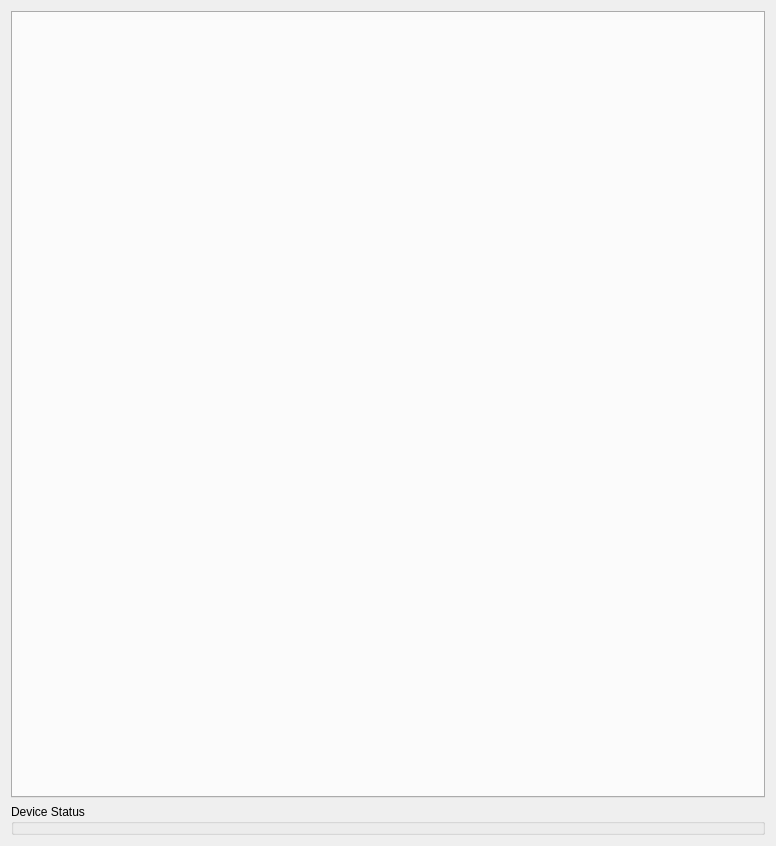
<?xml version="1.0" encoding="UTF-8"?>
<ui version="4.0">
 <class>Form_mainCentral</class>
 <widget class="QWidget" name="Form_mainCentral">
  <property name="geometry">
   <rect>
    <x>0</x>
    <y>0</y>
    <width>776</width>
    <height>846</height>
   </rect>
  </property>
  <property name="windowTitle">
   <string>Form</string>
  </property>
  <layout class="QVBoxLayout" name="verticalLayout">
   <item>
    <widget class="QTabWidget" name="tabWidget_components"/>
   </item>
   <item>
    <widget class="QGroupBox" name="groupBox_deviceStatus">
     <property name="title">
      <string>Device Status</string>
     </property>
    </widget>
   </item>
  </layout>
 </widget>
 <resources/>
 <connections/>
</ui>
